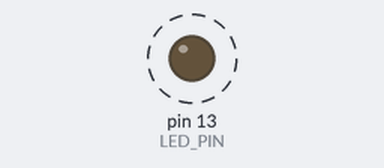
The sketch below on a simulated Arduino Uno, built with avr-gcc and run on an emulated ATmega328P. Shown: output pins drawn as LEDs (lit = HIGH). Dashed ring = blinking. What the sketch prints to the serial monitor is not drawn.

Above: at 0.4 s.
Timing chart, 0 to 4.6 s (numbered marks = the images above):
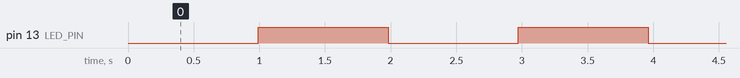

The sketch:

SemaphoreSoftTimer.ino
```cpp
//===============================================================================
// Project Name : RTOS Essentials Learning Series
// Author       : Vivek Patel
// Date         : 11/10/2025
// Description  : Combined Demo – Task Synchronization + Software Timer
//                Two tasks share Serial safely using a semaphore.
//                A software timer toggles an LED every 1 second.
//===============================================================================
#include <Arduino_FreeRTOS.h>
#include <semphr.h>
#include <timers.h>
//===============================================================================
#define LED_PIN 13
//===============================================================================
SemaphoreHandle_t xSerialSemaphore;
TimerHandle_t xLedTimer;
//===============================================================================
void vTaskA(void *pvParameters) {
  (void) pvParameters;
  for (;;) {
    if (xSemaphoreTake(xSerialSemaphore, (TickType_t)10) == pdTRUE) {
      Serial.println("Task A running...");
      xSemaphoreGive(xSerialSemaphore);
    }
    vTaskDelay(500 / portTICK_PERIOD_MS);
  }
}
//===============================================================================
void vTaskB(void *pvParameters) {
  (void) pvParameters;
  for (;;) {
    if (xSemaphoreTake(xSerialSemaphore, (TickType_t)10) == pdTRUE) {
      Serial.println("Task B running...");
      xSemaphoreGive(xSerialSemaphore);
    }
    vTaskDelay(700 / portTICK_PERIOD_MS);
  }
}
//===============================================================================
void vLedTimerCallback(TimerHandle_t xTimer) {
  digitalWrite(LED_PIN, !digitalRead(LED_PIN));
}
//===============================================================================
void setup() {
  Serial.begin(9600);
  pinMode(LED_PIN, OUTPUT);

  // Create semaphore for Serial access
  xSerialSemaphore = xSemaphoreCreateBinary();
  xSemaphoreGive(xSerialSemaphore);

  // Create LED timer – 1 s auto-reload
  xLedTimer = xTimerCreate("LEDTimer",
                           1000 / portTICK_PERIOD_MS,
                           pdTRUE,
                           (void*)0,
                           vLedTimerCallback);
  if (xLedTimer != NULL) xTimerStart(xLedTimer, 0);

  // Create tasks
  xTaskCreate(vTaskA, "TaskA", 128, NULL, 1, NULL);
  xTaskCreate(vTaskB, "TaskB", 128, NULL, 1, NULL);

  vTaskStartScheduler();
}
//===============================================================================
void loop() {}
//===============================================================================
```

Measured:
- by itself, pin 13 (LED_PIN): alternates HIGH for 0.99 s and LOW for 0.99 s
